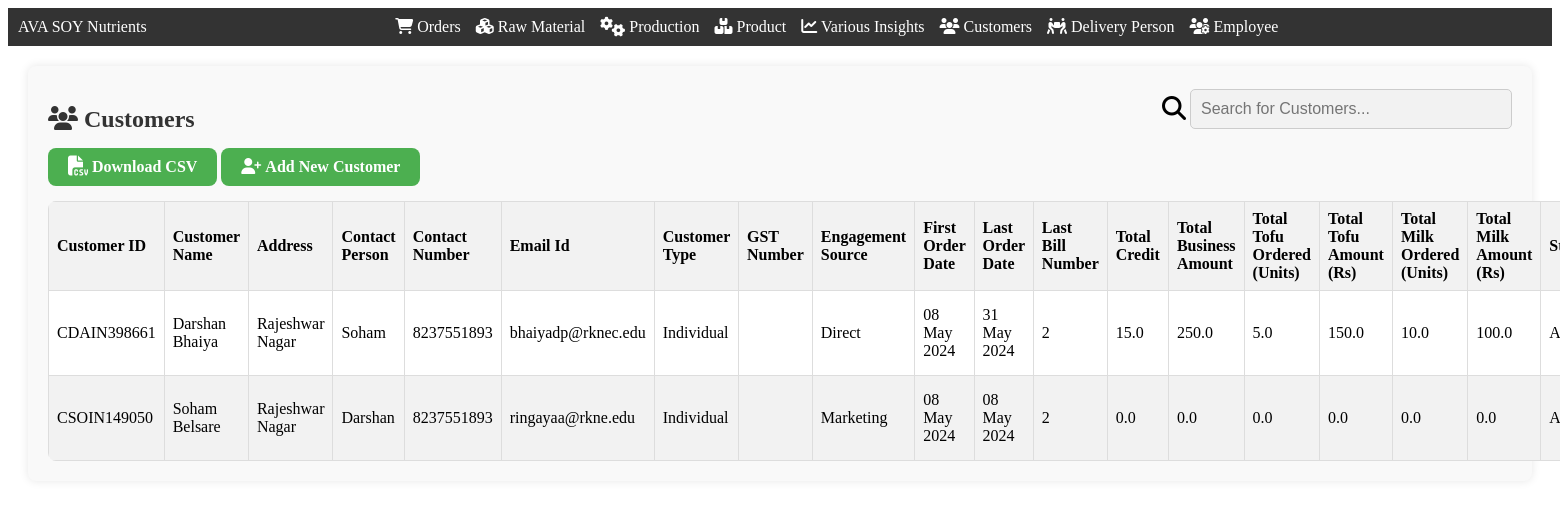
Screenshot of /customers (signed in) with the database file from the repository.
### app.py (models this page shows)
class Customer(db.Model):
    CustomerID = db.Column(db.String(60), primary_key=True)
    CustomerName = db.Column(db.String(255))
    Address = db.Column(db.String(255))
    ContactPerson = db.Column(db.String(255))
    ContactNumber = db.Column(db.String(20))
    EmailId=db.Column(db.String(50))
    CustomerType = db.Column(db.Enum('Individual', 'Shop'))
    GSTRegistered = db.Column(db.Boolean)
    GSTNumber = db.Column(db.String(20))
    EngagementSource = db.Column(db.Enum('Direct', 'Marketing', 'Digital Media'))
    FirstOrderDate = db.Column(db.Date)
    LastOrderDate = db.Column(db.Date)
    LastBillNumber = db.Column(db.String(20))
    LastOrderID = db.Column(db.Integer)
    TotalCredit = db.Column(db.Float)
    TotalBusinessAmount = db.Column(db.Float)
    TotalTofuOrdered = db.Column(db.Float)
    TotalTofuAmount = db.Column(db.Float)
    TotalMilkOrdered = db.Column(db.Float)
    TotalMilkAmount = db.Column(db.Float)
    CrateGiven = db.Column(db.Integer)

### app.py (the view)
@app.route('/customers', methods=["GET", "POST"])
def customers():
    if session['LoggedIn']==True and (session['Designation']=="Admin" or  session['Designation']=="Order Manager"):
        customers = Customer.query.all()
        return render_template('customers.html', customers=customers)

### templates/customers.html (shortened to what this page needs)
<!DOCTYPE html>
<html lang="en">
<head>
    <link rel="stylesheet" href="{{ url_for('static', filename='css/navbar.css') }}">
    <link rel="stylesheet" href="https://cdnjs.cloudflare.com/ajax/libs/font-awesome/6.5.1/css/all.min.css" />
</head>
<body>
    <div class="navbar">
        <div class="navbar-left">AVA SOY Nutrients</div>
        <div class="navbar-center">
            <a href="/orders"><i class="fa-solid fa-cart-shopping"></i> Orders</a>
            <a href="/inventory"><i class="fa-solid fa-cubes"></i> Raw Material</a>
            <a href="/production"><i class="fa-solid fa-gears fa-lg"></i> Production</a>
            <a href="/product"><i class="fa-solid fa-boxes-stacked"></i> Product</a>
            <a href="/variousinsights"><i class="fa-solid fa-chart-line"></i> Various Insights</a>
            <a href="/customers"><i class="fa-solid fa-users"></i> Customers</a>
            <a href="/delivery_person"><i class="fa-solid fa-people-carry-box"></i> Delivery Person</a>
            <a href="/employee"><i class="fa-solid fa-users-gear"></i> Employee</a>
        </div>
    </div>
    <div class="container">
        <div class="row" style="display: flex; justify-content: space-between; align-items: center;">
            <h2><i class="fa-solid fa-users"></i>    Customers</h2>
            <div class="search-container">
                <i class="fa-solid fa-magnifying-glass fa-xl"></i>
                <input type="text" id="searchInput" onkeyup="searchFunction()" placeholder="Search for Customers...">
            </div>
        </div>
        <a href="/download_customers_csv" class="add-customer-btn"><i class="fa-solid fa-file-csv fa-lg"></i><b> Download CSV</b></a>
        <a href="/open_add_customer" class="add-customer-btn"><i class="fa-solid fa-user-plus"></i>  <b>Add New Customer</b></a>
        {% if customers|length == 0  %}
            <div class="alert" role="alert">
                <i class="fa-solid fa-face-sad-tear fa-lg"></i>
                <b>No customers found. Please add your first customer!</b>            </div>
        {% else %}
        <table>
            <thead>
                <tr>
                    <th>Customer ID</th>
                    <th>Customer Name</th>
                    <th>Address</th>
                    <th>Contact Person</th>
                    <th>Contact Number</th>
                    <th>Email Id</th>
                    <th>Customer Type</th>
                    <th>GST Number</th>
                    <th>Engagement Source</th>
                    <th>First Order Date</th>
                    <th>Last Order Date</th>
                    <th>Last Bill Number</th>
                    <th>Total Credit</th>
                    <th>Total Business Amount</th>
                    <th>Total Tofu Ordered (Units)</th>
                    <th>Total Tofu Amount (Rs)</th>
                    <th>Total Milk Ordered (Units)</th>
                    <th>Total Milk Amount (Rs)</th>
                    <th>Status</th>
                </tr>
            </thead>
            <tbody>
                {% for customer in customers %}
                    <tr>
                        <td>{{ customer.CustomerID }}</td>
                        <td>{{ customer.CustomerName }}</td>
                        <td>{{ customer.Address }}</td>
                        <td>{{ customer.ContactPerson  }}</td>
                        <td>{{ customer.ContactNumber }}</td>
                        <td>{{ customer.EmailId if customer.EmailId else ''}}</td>
                        <td>{{ customer.CustomerType }}</td>
                        <td>{{ customer.GSTNumber }}</td>
                        <td>{{ customer.EngagementSource }}</td>
                        <td>{{ customer.FirstOrderDate.strftime('%d %b %Y') if customer.FirstOrderDate else ''}}</td>
                        <td>{{ customer.LastOrderDate.strftime('%d %b %Y') if customer.LastOrderDate else ''}}</td>
                        <td>{{ customer.LastBillNumber }}</td>
                        <td>{{ customer.TotalCredit }}</td>
                        <td>{{ customer.TotalBusinessAmount }}</td>
                        <td>{{ customer.TotalTofuOrdered }}</td>
                        <td>{{ customer.TotalTofuAmount }}</td>
                        <td>{{ customer.TotalMilkOrdered }}</td>
                        <td>{{ customer.TotalMilkAmount }}</td>
                        <td></td>
                    </tr>
                {% endfor %}
            </tbody>
        </table>
        {% endif %}
    </div>
</body>
</html>

### static/css/navbar.css (style rules this page uses)
.navbar { background-color: #333; color: white; display: flex; justify-content: space-between; align-items: center; padding: 10px; }
.navbar-center { flex: 1; display: flex; justify-content: center; }
.navbar-center a { color: white; text-decoration: none; margin-right: 15px; }
.search-container { margin-bottom: 15px; }
.search-container input[type=text] { width: 300px; padding: 10px; border: 1px solid #ccc; border-radius: 5px; font-size: 16px; background-color: #f2f2f2; }

### templates/customers.html (style rules this page uses)
.container { margin: 20px; padding: 20px; border-radius: 8px; background-color: #f9f9f9; box-shadow: 0 0 10px rgba(0, 0, 0, 0.1); }
h2 { font-size: 24px; margin-bottom: 15px; color: #333; }
table { width: 100%; border-collapse: collapse; background-color: #fff; border-radius: 8px; overflow: hidden; }
table th, table td { border: 1px solid #ddd; padding: 8px; text-align: left; }
thead { background-color: #f2f2f2; }
tbody tr:nth-child(even) { background-color: #f2f2f2; }
.add-customer-btn { background-color: #4CAF50; border: none; color: white; padding: 10px 20px; text-align: center; text-decoration: none; font-size: 16px; margin-bottom: 15px; cursor: pointer; border-radius: 8px; display: inline-block; transition: background-color 0.3s ease; }

### rows the page displays
Customer: CustomerID "CDAIN398661", CustomerName "Darshan Bhaiya", Address "Rajeshwar Nagar", ContactPerson "Soham", ContactNumber "8237551893", EmailId "bhaiyadp@rknec.edu", CustomerType "Individual", EngagementSource "Direct", FirstOrderDate "08 May 2024", LastOrderDate "31 May 2024", LastBillNumber "2", TotalCredit "15.0", TotalBusinessAmount "250.0", TotalTofuOrdered "5.0", TotalTofuAmount "150.0", TotalMilkOrdered "10.0", TotalMilkAmount "100.0"
Customer: CustomerID "CSOIN149050", CustomerName "Soham Belsare", Address "Rajeshwar Nagar", ContactPerson "Darshan", ContactNumber "8237551893", EmailId "ringayaa@rkne.edu", CustomerType "Individual", EngagementSource "Marketing", FirstOrderDate "08 May 2024", LastOrderDate "08 May 2024", LastBillNumber "2", TotalCredit "0.0", TotalBusinessAmount "0.0", TotalTofuOrdered "0.0", TotalTofuAmount "0.0", TotalMilkOrdered "0.0", TotalMilkAmount "0.0"
